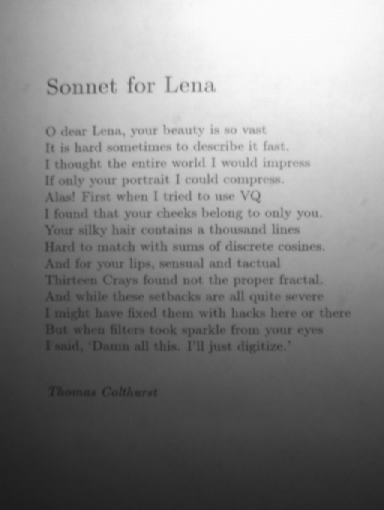
#> input picture data/lesson3/sonet.png, 384 x 510 px, found by its file name; the run also reads 1 picture not shown here
$ python HW3_main.py
#> lines starting #> are read from the running program, lines starting #| are printed output that depends on the picture; after the words box and inside, x2 and y2 are one past the last pixel; in counts of white or black regions, pixels touching at a corner belong together
import cv2
import numpy as np

def preprocess_image(
    image_path,
    blur_kernel_size=(5, 5),
    adaptive_method=cv2.ADAPTIVE_THRESH_GAUSSIAN_C,
    threshold_type=cv2.THRESH_BINARY,
    block_size=7,
    C=2,
    morph_kernel_size=(3, 3),
    morph_operation=cv2.MORPH_OPEN,
    window_prefix="Result"
):
    # 1. Завантаження зображення у відтінках сірого
#> called with image_path = 'data/lesson3/sonet.png', blur_kernel_size = (5, 5), adaptive_method = 1, threshold_type = 0, block_size = 7, C = 2, morph_kernel_size = (3, 3), morph_operation = 2
    img = cv2.imread(image_path, cv2.IMREAD_GRAYSCALE)
#> img is the input picture: shape (510, 384); min 27, max 251, mean 133.2
    if img is None:
        print(f"[Помилка] Зображення не знайдено: {image_path}")
        return

    # 2. Розмиття
    blurred = cv2.GaussianBlur(img, blur_kernel_size, 0)

    # 3. Адаптивна бінарізація
    binary = cv2.adaptiveThreshold(
        blurred,
        255,
        adaptive_method,
        threshold_type,
        block_size,
        C
    )
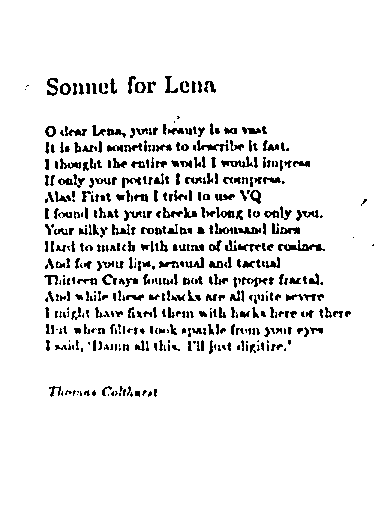
#> binary: shape (510, 384); 92.2% white; black in thin lines or dots, all inside (x1, y1, x2, y2) = (25, 76, 374, 397)

    # 4. Морфологічне очищення шумів
    kernel = np.ones(morph_kernel_size, np.uint8)
    denoised = cv2.morphologyEx(binary, morph_operation, kernel)
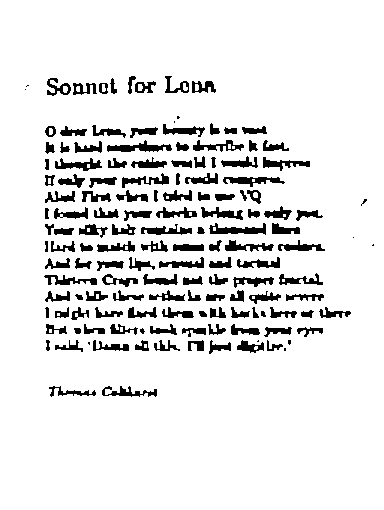
#> denoised: shape (510, 384); 90.2% white; 146 black regions (12 under 20 px), largest, box (x1, y1, x2, y2) and area: (107, 140, 172, 152) 379, (209, 223, 266, 235) 362, (223, 177, 285, 187) 320

    # 5. Виведення
    cv2.imshow(f"{window_prefix} - Original", img)
    cv2.imshow(f"{window_prefix} - Binary", binary)
    cv2.imshow(f"{window_prefix} - Denoised", denoised)
    cv2.waitKey(0)
    cv2.destroyAllWindows()


preprocess_image("data/lesson3/sonet.png")
preprocess_image("data/lesson3/sonet_noised.png")
#> call 2 of preprocess_image, with image_path = 'data/lesson3/sonet_noised.png', blur_kernel_size = (5, 5), adaptive_method = 1, threshold_type = 0, block_size = 7, C = 2, morph_kernel_size = (3, 3), morph_operation = 2
#> in preprocess_image (call 2), `binary = cv2.adaptiveThreshold( blurred, 255, adaptive_method, thresho..`:
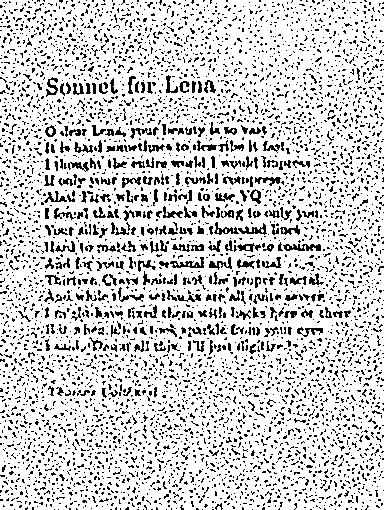
#> binary: shape (510, 384); 81.5% white; black in thin lines or dots
#> in preprocess_image (call 2), `denoised = cv2.morphologyEx(binary, morph_operation, kernel)`:
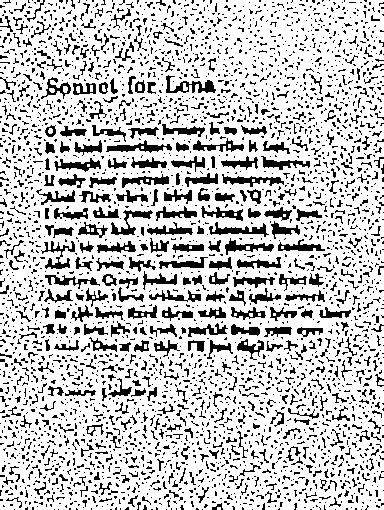
#> denoised: shape (510, 384); 77.5% white; 3232 black regions (2818 under 20 px), largest, box (x1, y1, x2, y2) and area: (166, 75, 216, 93) 363, (106, 140, 172, 153) 362, (209, 222, 269, 237) 358
